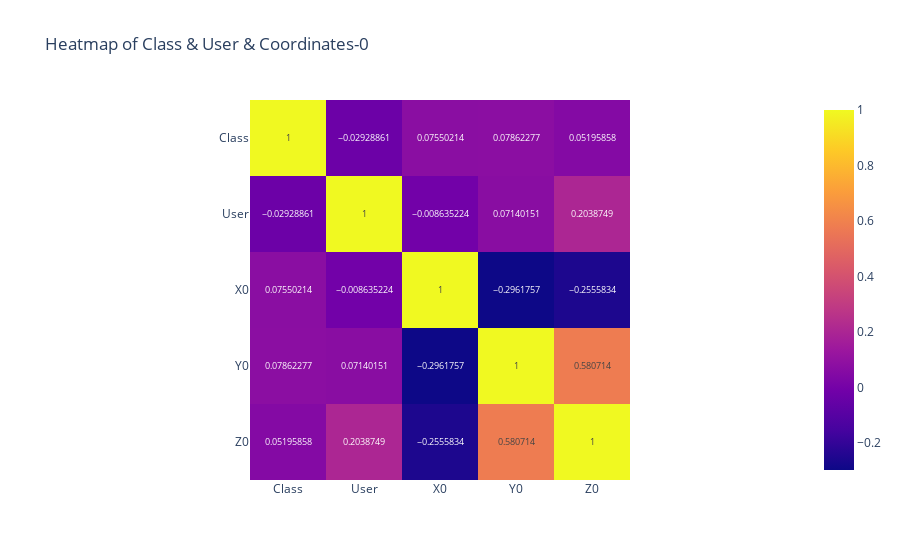

Notebook cell for this chart:
### Markdown cell above
Heatmap of Class, User and degree 0 coordinates , just for presentation.

### Code cell
import plotly.express as px
fig = px.imshow(df[['Class','User','X0','Y0','Z0']].corr(),text_auto=True,title="Heatmap of Class & User & Coordinates-0")
fig.show()

### Figure 1 — Plotly figure (JSON) as saved in the notebook; plotly's stock layout.template omitted (floating-point values rounded to 4 significant figures)
{"data": [{"coloraxis": "coloraxis", "hovertemplate": "x: %{x}<br>y: %{y}<br>color: %{z}<extra></extra>", "name": "0", "texttemplate": "%{z}", "type": "heatmap", "x": ["Class", "User", "X0", "Y0", "Z0"], "xaxis": "x", "y": ["Class", "User", "X0", "Y0", "Z0"], "yaxis": "y", "z": [[1, -0.02929, 0.0755, 0.07862, 0.05196], [-0.02929, 1, -0.008635, 0.0714, 0.2039], [0.0755, -0.008635, 1, -0.2962, -0.2556], [0.07862, 0.0714, -0.2962, 1, 0.5807], [0.05196, 0.2039, -0.2556, 0.5807, 1]]}], "layout": {"coloraxis": {"colorscale": [[0, "#0d0887"], [0.1111, "#46039f"], [0.2222, "#7201a8"], [0.3333, "#9c179e"], [0.4444, "#bd3786"], [0.5556, "#d8576b"], [0.6667, "#ed7953"], [0.7778, "#fb9f3a"], [0.8889, "#fdca26"], [1, "#f0f921"]]}, "title": {"text": "Heatmap of Class & User & Coordinates-0"}, "xaxis": {"anchor": "y", "constrain": "domain", "domain": [0, 1], "scaleanchor": "y"}, "yaxis": {"anchor": "x", "autorange": "reversed", "constrain": "domain", "domain": [0, 1]}}}
